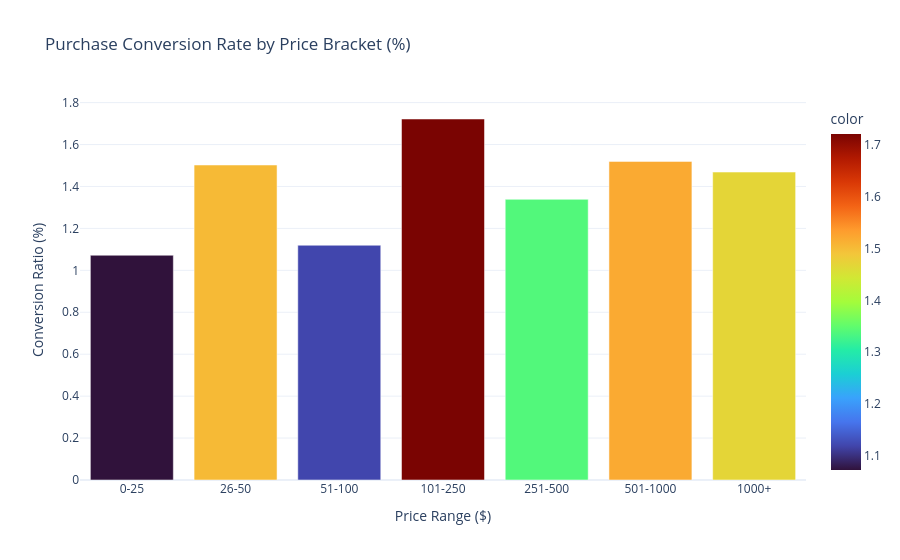
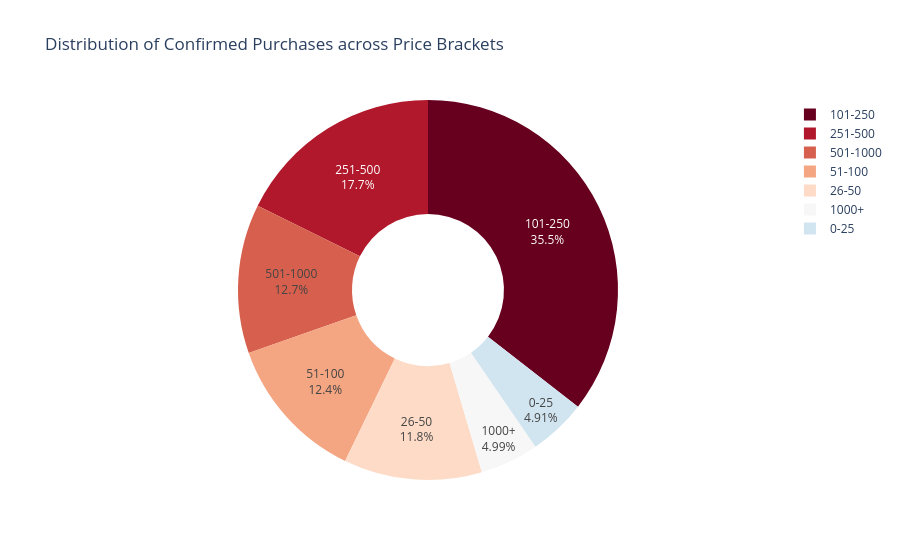

Notebook code for these charts, in order:
### Markdown cell above
## 4. Price Sensitivity and Conversion Performance
We analyze how different price points influence user conversion. This helps identify the 'sweet spot' for pricing strategy on the platform.

### Code cell
# 4.1 Conversion Rate by Price Bracket
pb_cr = {b: (price_purchases.get(b,0) / price_views.get(b,1) * 100) if price_views.get(b,1) > 0 else 0 for b in price_brackets}
fig_pb_cr = px.bar(x=list(pb_cr.keys()), y=list(pb_cr.values()), 
                   title="Purchase Conversion Rate by Price Bracket (%)",
                   labels={'x':'Price Range ($)','y':'Conversion Ratio (%)'},
                   color=list(pb_cr.values()),
                   color_continuous_scale='Turbo')
fig_pb_cr.update_layout(template='plotly_white', showlegend=False)
fig_pb_cr.show()

fig_pb_cr.write_image("../screenshots/4_price_bracket_cr.png")
# 4.2 Purchase Volume Distribution by Price
fig_pb_dist = px.pie(names=list(price_purchases.keys()), values=list(price_purchases.values()), 
                    title="Distribution of Confirmed Purchases across Price Brackets",
                    hole=0.4,
                    color_discrete_sequence=px.colors.sequential.RdBu)
fig_pb_dist.update_traces(textinfo='percent+label')
fig_pb_dist.show()
fig_pb_dist.write_image("../screenshots/5_purchase_price_dist.png")

### Figure 1 — Plotly figure (JSON) as saved in the notebook; plotly's stock layout.template omitted (floating-point values rounded to 4 significant figures)
{"data": [{"hovertemplate": "Price Range ($)=%{x}<br>Conversion Ratio (%)=%{y}<br>color=%{marker.color}<extra></extra>", "legendgroup": "", "marker": {"color": [1.072, 1.502, 1.12, 1.722, 1.339, 1.52, 1.469], "coloraxis": "coloraxis", "pattern": {"shape": ""}}, "name": "", "orientation": "v", "showlegend": false, "textposition": "auto", "type": "bar", "x": ["0-25", "26-50", "51-100", "101-250", "251-500", "501-1000", "1000+"], "xaxis": "x", "y": [1.072, 1.502, 1.12, 1.722, 1.339, 1.52, 1.469], "yaxis": "y"}], "layout": {"barmode": "relative", "coloraxis": {"colorbar": {"title": {"text": "color"}}, "colorscale": [[0, "#30123b"], [0.07143, "#4145ab"], [0.1429, "#4675ed"], [0.2143, "#39a2fc"], [0.2857, "#1bcfd4"], [0.3571, "#24eca6"], [0.4286, "#61fc6c"], [0.5, "#a4fc3b"], [0.5714, "#d1e834"], [0.6429, "#f3c63a"], [0.7143, "#fe9b2d"], [0.7857, "#f36315"], [0.8571, "#d93806"], [0.9286, "#b11901"], [1, "#7a0402"]]}, "legend": {"tracegroupgap": 0}, "showlegend": false, "title": {"text": "Purchase Conversion Rate by Price Bracket (%)"}, "xaxis": {"anchor": "y", "domain": [0, 1], "title": {"text": "Price Range ($)"}}, "yaxis": {"anchor": "x", "domain": [0, 1], "title": {"text": "Conversion Ratio (%)"}}}}

### Figure 2 — Plotly figure (JSON) as saved in the notebook; plotly's stock layout.template omitted (floating-point values rounded to 4 significant figures)
{"data": [{"domain": {"x": [0, 1], "y": [0, 1]}, "hole": 0.4, "hovertemplate": "label=%{label}<br>value=%{value}<extra></extra>", "labels": ["0-25", "26-50", "51-100", "101-250", "251-500", "501-1000", "1000+"], "legendgroup": "", "name": "", "showlegend": true, "textinfo": "percent+label", "type": "pie", "values": [44996, 107856, 114017, 325721, 162211, 116346, 45783]}], "layout": {"legend": {"tracegroupgap": 0}, "piecolorway": ["rgb(103,0,31)", "rgb(178,24,43)", "rgb(214,96,77)", "rgb(244,165,130)", "rgb(253,219,199)", "rgb(247,247,247)", "rgb(209,229,240)", "rgb(146,197,222)", "rgb(67,147,195)", "rgb(33,102,172)", "rgb(5,48,97)"], "title": {"text": "Distribution of Confirmed Purchases across Price Brackets"}}}
